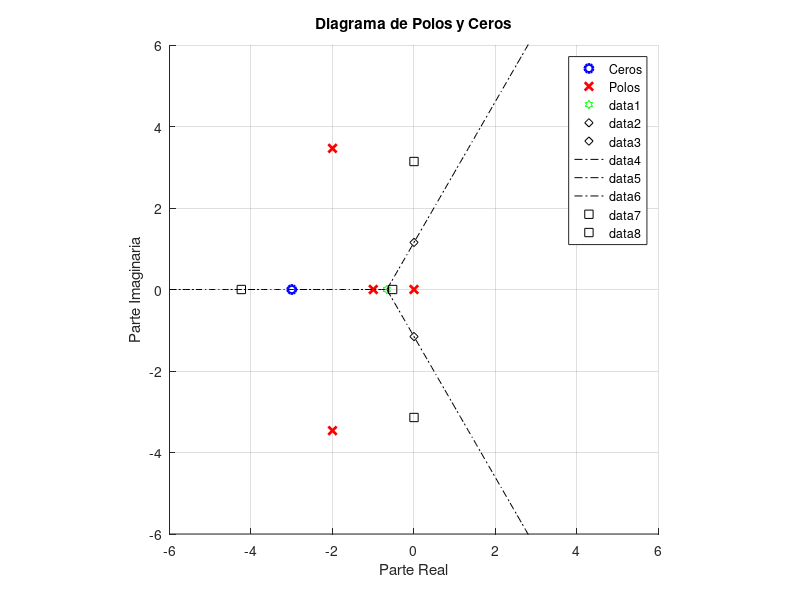

MATLAB code to generate this figure: (Note: this script raises an error after producing the figure.)
clc;
clear;
close all;

% Opción 1: resolver por numerador y denominador
num = [1 3];
den = [1 5 20 16 0];
G=tf(num,den);
% Polos y ceros
zs = roots(num);
ps = roots(den);

% Graficar los polos y ceros
figure
v = [-6 6 -6 6]; % Corrección aquí
axis(v); 
axis('square');
hold on; grid on;
plot(real(zs), imag(zs), 'bo', 'LineWidth', 2); % ceros: círculos azules
plot(real(ps), imag(ps), 'rx', 'LineWidth', 2); % polos: cruces rojas
title('Diagrama de Polos y Ceros');
xlabel('Parte Real');
ylabel('Parte Imaginaria');
legend('Ceros', 'Polos');
n = length(ps);
m = length(zs);
k = 0 : n - m - 1;
tetha = (pi()*(2*k + 1) / (n - m));
tethadeg = rad2deg(tetha);
sigma0 = (sum(real(ps)) - sum(real(zs))) / (n - m);
plot (sigma0,0,'gh');

x = 0;
y1 = sqrt (3) * (x - sigma0);
y2 = -y1;
plot(0,y1,'kd')
plot(0,y2,'kd')


x = sigma0:0.1:6;
y1 = sqrt (3) * (x- sigma0);
y2 =-y1;
xa =-6:0.1:sigma0;
ya = zeros(1, length(xa));
plot (x, y1, 'k-.');
plot (x, y2, 'k-.');
plot (xa, ya, 'k-.');
fK = -1/G;
[B, A]=tfdata(fK,'v');



[B, A] = tfdata(G, 'v');
term1 = conv(B, polyder(A));
term2 = conv(A, polyder(B));
max_length = max(length(term1),length(term2));
term1 = [zeros(1,max_length-length(term1)), term1];
term2 = [zeros(1,max_length-length(term2)), term2];
adyacentes = term1 - term2;
psKs = roots(adyacentes);
psKs = psKs(imag(psKs)==0);
plot(real(psKs),imag(psKs),'ks');

jwint = roots([1 7 -1344]);
jwpol = [(84 - jwint(2))/5 0 3*jwint(2)];
jwints = roots(jwpol);
plot(real(jwints),imag(jwints),'ks');

pcc = ps(imag(ps)>0);

angzs = zeros(1,length(zs));
angps=zeros(1,length(ps)-1);
j=1;
for i=1:length(ps)
    psi=ps(i);
    x=real(pcc)-real(psi);
    y=imag(pcc)-imag(psi);
    if (x==0) && (y==0)
        continue;
    end
    rel=y/x;
    ang=rad2deg(atan(rel));
    if ang <0
        ang=ang+180;
    end
    angps(j)=ang;
    j=j+1;
end


j=1;
for i=1:length(zs)
    zsi=zs(i);
    x=real(pcc)-real(zsi);
    y=imag(pcc)-imag(zsi);
    if (x==0) && (y==0)
        continue;
    end
    rel=y/x;
    ang=rad2deg(atan(rel));
    if ang <0
        ang=ang+180;
    end
    angzs(j)=ang;
    j=j+1;
end

tetha = 180 - sum(angps) + sum(angzs);

r = rlocus(num,den);
plot(r,'-')